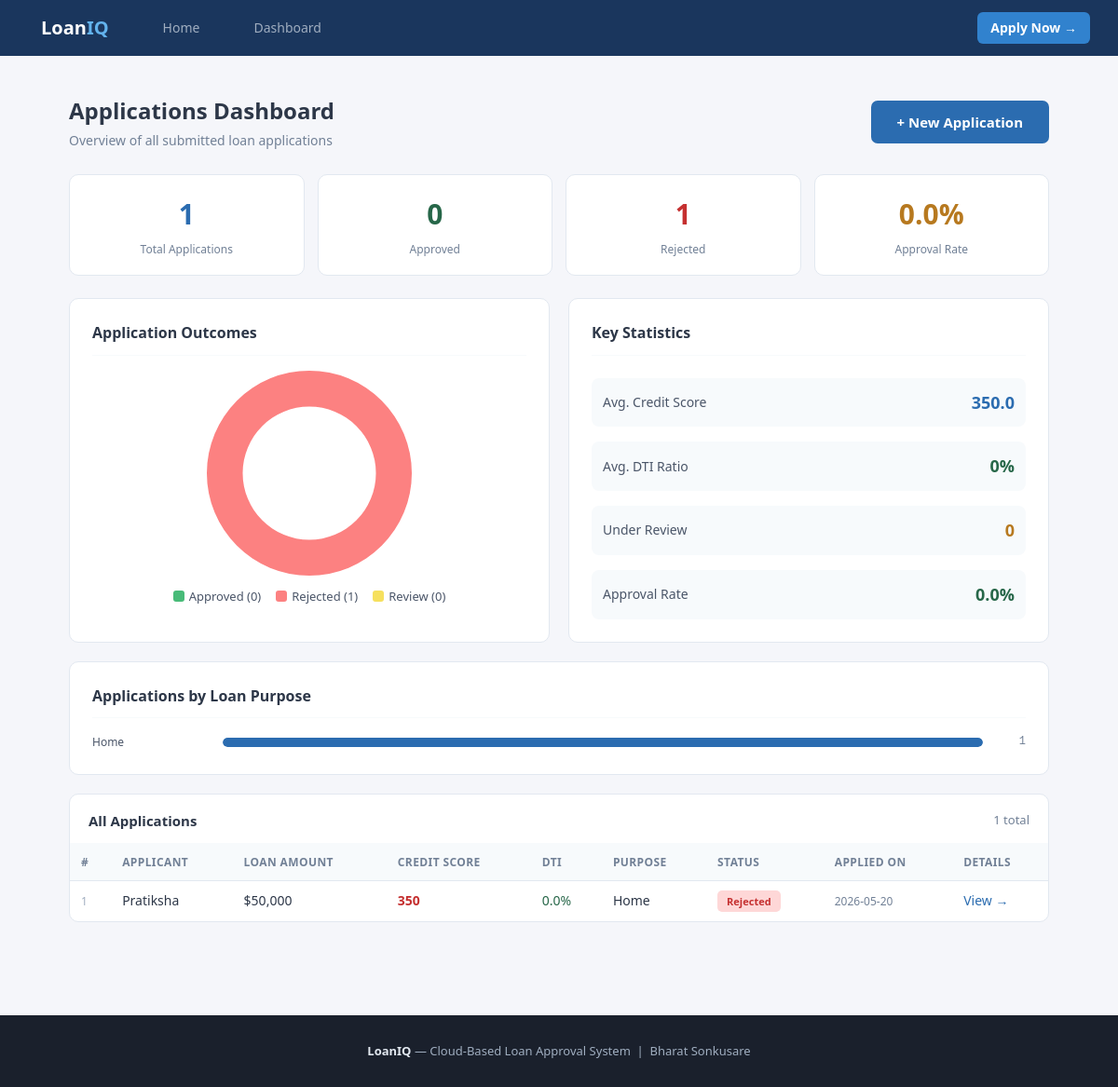
/dashboard, run on the app's committed database.
### tables this page shows
CREATE TABLE applications (
            id          INTEGER PRIMARY KEY AUTOINCREMENT,
            full_name   TEXT NOT NULL,
            age         INTEGER,
            email       TEXT,
            phone       TEXT,
            employment  TEXT,
            income      REAL NOT NULL,
            existing_debt REAL DEFAULT 0,
            credit_score  INTEGER NOT NULL,
            loan_amount   REAL NOT NULL,
            loan_purpose  TEXT,
            loan_term     INTEGER DEFAULT 36,
            status        TEXT DEFAULT 'Pending',
            dti_ratio     REAL,
            result_note   TEXT,
            applied_at    TEXT DEFAULT (datetime('now'))
        );

### app.py (the view)
@app.route("/dashboard")
def dashboard():
    conn = get_db()
    apps      = conn.execute("SELECT * FROM applications ORDER BY applied_at DESC").fetchall()
    total     = conn.execute("SELECT COUNT(*) AS n FROM applications").fetchone()["n"]
    approved  = conn.execute("SELECT COUNT(*) AS n FROM applications WHERE status='Approved'").fetchone()["n"]
    rejected  = conn.execute("SELECT COUNT(*) AS n FROM applications WHERE status='Rejected'").fetchone()["n"]
    review    = conn.execute("SELECT COUNT(*) AS n FROM applications WHERE status='Under Review'").fetchone()["n"]
    avg_credit= conn.execute("SELECT ROUND(AVG(credit_score),1) AS v FROM applications").fetchone()["v"] or 0
    avg_dti   = conn.execute("SELECT ROUND(AVG(dti_ratio),1) AS v FROM applications").fetchone()["v"] or 0
    purposes  = conn.execute("""
        SELECT loan_purpose, COUNT(*) AS total,
               SUM(CASE WHEN status='Approved' THEN 1 ELSE 0 END) AS approved
        FROM applications GROUP BY loan_purpose
    """).fetchall()
    conn.close()
    rate = round(approved / total * 100, 1) if total else 0
    return render_template("dashboard.html",
        apps=apps, total=total, approved=approved, rejected=rejected,
        review=review, rate=rate, avg_credit=avg_credit, avg_dti=avg_dti,
        purposes=purposes)

### app.py (called while the page is built)
def get_db():
    conn = sqlite3.connect(DB)
    conn.row_factory = sqlite3.Row
    return conn

### templates/dashboard.html (shortened to what this page needs)
<!DOCTYPE html>
<html lang="en">
<head>
  <link rel="stylesheet" href="{{ url_for('static', filename='css/style.css') }}"/>
</head>
<body>
<nav class="navbar">
  <a class="brand" href="/">Loan<span>IQ</span></a>
  <a href="/">Home</a>
  <a href="/dashboard">Dashboard</a>
  <a href="/apply" class="nav-apply">Apply Now →</a>
</nav>
<div class="container">
  <div style="display: flex; align-items: center; justify-content: space-between; margin-bottom: 24px;">
    <div>
      <h2 style="font-size: 24px; font-weight: 700;">Applications Dashboard</h2>
      <p style="color: #718096; margin-top: 2px; font-size: 14px;">Overview of all submitted loan applications</p>
    </div>
    <a href="/apply" class="btn btn-primary">+ New Application</a>
  </div>
  <div class="metrics">
    <div class="metric m-blue">
      <div class="metric-num">{{ total }}</div>
      <div class="metric-label">Total Applications</div>
    </div>
    <div class="metric m-green">
      <div class="metric-num">{{ approved }}</div>
      <div class="metric-label">Approved</div>
    </div>
    <div class="metric m-red">
      <div class="metric-num">{{ rejected }}</div>
      <div class="metric-label">Rejected</div>
    </div>
    <div class="metric m-amber">
      <div class="metric-num">{{ rate }}%</div>
      <div class="metric-label">Approval Rate</div>
    </div>
  </div>
  <div class="two-col">
    <div class="card">
      <h3>Application Outcomes</h3>
      {% if total > 0 %}
      <div style="height: 220px; position: relative;">
        <canvas id="outcomeChart"></canvas>
      </div>
      <div style="display: flex; gap: 16px; margin-top: 12px; justify-content: center; flex-wrap: wrap;">
        <span style="font-size: 13px; color: #4a5568; display: flex; align-items: center; gap: 5px;">
          <span style="width: 12px; height: 12px; background: #48bb78; border-radius: 3px; display: inline-block;"></span>Approved ({{ approved }})
        </span>
        <span style="font-size: 13px; color: #4a5568; display: flex; align-items: center; gap: 5px;">
          <span style="width: 12px; height: 12px; background: #fc8181; border-radius: 3px; display: inline-block;"></span>Rejected ({{ rejected }})
        </span>
        <span style="font-size: 13px; color: #4a5568; display: flex; align-items: center; gap: 5px;">
          <span style="width: 12px; height: 12px; background: #f6e05e; border-radius: 3px; display: inline-block;"></span>Review ({{ review }})
        </span>
      </div>
      {% else %}
      <p style="color: #a0aec0; text-align: center; padding: 40px 0; font-size: 14px;">No applications yet. <a href="/apply" style="color: #2b6cb0;">Submit one →</a></p>
      {% endif %}
    </div>
    <div class="card">
      <h3>Key Statistics</h3>
      <div style="display: flex; flex-direction: column; gap: 16px; padding-top: 8px;">
        <div style="display: flex; justify-content: space-between; align-items: center; padding: 12px; background: #f7fafc; border-radius: 8px;">
          <span style="font-size: 14px; color: #4a5568;">Avg. Credit Score</span>
          <span style="font-size: 18px; font-weight: 700; color: #2b6cb0;">{{ avg_credit }}</span>
        </div>
        <div style="display: flex; justify-content: space-between; align-items: center; padding: 12px; background: #f7fafc; border-radius: 8px;">
          <span style="font-size: 14px; color: #4a5568;">Avg. DTI Ratio</span>
          <span style="font-size: 18px; font-weight: 700; color: {% if avg_dti < 30 %}#276749{% elif avg_dti < 43 %}#b7791f{% else %}#c53030{% endif %}">{{ avg_dti }}%</span>
        </div>
        <div style="display: flex; justify-content: space-between; align-items: center; padding: 12px; background: #f7fafc; border-radius: 8px;">
          <span style="font-size: 14px; color: #4a5568;">Under Review</span>
          <span style="font-size: 18px; font-weight: 700; color: #b7791f;">{{ review }}</span>
        </div>
        <div style="display: flex; justify-content: space-between; align-items: center; padding: 12px; background: #f7fafc; border-radius: 8px;">
          <span style="font-size: 14px; color: #4a5568;">Approval Rate</span>
          <span style="font-size: 18px; font-weight: 700; color: #276749;">{{ rate }}%</span>
        </div>
      </div>
    </div>
  </div>
  {% if purposes %}
  <div class="card">
    <h3>Applications by Loan Purpose</h3>
    <div class="bar-chart">
      {% for p in purposes %}
      <div class="bar-row">
        <div class="bar-lbl" style="text-transform: capitalize;">{{ p.loan_purpose or 'Other' }}</div>
        <div class="bar-track">
          <div class="bar-fill" style="width: {{ (p.total / total * 100)|round|int }}%;"></div>
        </div>
        <div class="bar-val">{{ p.total }}</div>
      </div>
      {% endfor %}
    </div>
  </div>
  {% endif %}
  <div class="card" style="padding: 0; overflow: hidden;">
    <div style="padding: 16px 20px 12px; border-bottom: 1px solid #f7fafc; display: flex; justify-content: space-between; align-items: center;">
      <strong style="font-size: 15px;">All Applications</strong>
      <span style="font-size: 13px; color: #718096;">{{ total }} total</span>
    </div>
    {% if apps %}
    <div class="table-wrap">
      <table>
        <thead>
          <tr>
            <th>#</th>
            <th>Applicant</th>
            <th>Loan Amount</th>
            <th>Credit Score</th>
            <th>DTI</th>
            <th>Purpose</th>
            <th>Status</th>
            <th>Applied On</th>
            <th>Details</th>
          </tr>
        </thead>
        <tbody>
          {% for a in apps %}
          <tr>
            <td style="color: #a0aec0; font-size: 12px;">{{ a.id }}</td>
            <td style="font-weight: 500;">{{ a.full_name }}</td>
            <td>${{ "{:,.0f}".format(a.loan_amount) }}</td>
            <td style="font-weight: 600; color: {% if a.credit_score >= 720 %}#276749{% elif a.credit_score >= 650 %}#b7791f{% else %}#c53030{% endif %}">
              {{ a.credit_score }}
            </td>
            <td style="color: {% if a.dti_ratio < 30 %}#276749{% elif a.dti_ratio < 43 %}#b7791f{% else %}#c53030{% endif %}">
              {{ a.dti_ratio }}%
            </td>
            <td style="text-transform: capitalize;">{{ a.loan_purpose }}</td>
            <td>
              <span class="badge {% if a.status == 'Approved' %}b-approved{% elif a.status == 'Rejected' %}b-rejected{% elif a.status == 'Under Review' %}b-review{% else %}b-pending{% endif %}">
                {{ a.status }}
              </span>
            </td>
            <td style="font-size: 12px; color: #718096;">{{ a.applied_at[:10] }}</td>
            <td><a href="/application/{{ a.id }}">View →</a></td>
          </tr>
          {% endfor %}
        </tbody>
      </table>
    </div>
    {% else %}
    <div style="text-align: center; padding: 50px; color: #a0aec0;">
      <p style="font-size: 16px; margin-bottom: 12px;">No applications yet.</p>
      <a href="/apply" class="btn btn-primary">Submit First Application →</a>
    </div>
    {% endif %}
  </div>
</div>
<footer>
  <strong>LoanIQ</strong> — Cloud-Based Loan Approval System &nbsp;|&nbsp; Bharat Sonkusare
</footer>
{% if total > 0 %}
<script>
new Chart(document.getElementById('outcomeChart'), {
  type: 'doughnut',
  data: {
    labels: ['Approved', 'Rejected', 'Under Review'],
    datasets: [{
      data: [{{ approved }}, {{ rejected }}, {{ review }}],
      backgroundColor: ['#48bb78', '#fc8181', '#f6e05e'],
      borderWidth: 0,
      hoverOffset: 4
    }]
  },
  options: {
    responsive: true,
    maintainAspectRatio: false,
    cutout: '65%',
    plugins: { legend: { display: false } }
  }
});
</script>
{% endif %}
</body>
</html>

### static/css/style.css (style rules this page uses)
* { box-sizing: border-box; margin: 0; padding: 0; }
body { font-family: 'Segoe UI', Arial, sans-serif; background: #f5f6fa; color: #2d3748; font-size: 15px; line-height: 1.6; }
.navbar { background: #1a365d; padding: 0 30px; height: 60px; display: flex; align-items: center; gap: 30px; }
.navbar .brand { color: #fff; font-size: 20px; font-weight: 700; text-decoration: none; }
.navbar .brand span { color: #63b3ed; }
.navbar a { color: #a0aec0; text-decoration: none; font-size: 14px; padding: 6px 14px; border-radius: 6px; transition: all 0.2s; }
.navbar .nav-apply { margin-left: auto; background: #3182ce; color: #fff !important; font-weight: 600; }
.container { max-width: 1100px; margin: 0 auto; padding: 40px 24px; }
.card { background: #fff; border: 1px solid #e2e8f0; border-radius: 10px; padding: 24px; margin-bottom: 20px; }
.card h3 { font-size: 16px; font-weight: 600; margin-bottom: 16px; padding-bottom: 10px; border-bottom: 1px solid #f7fafc; color: #2d3748; }
.btn { display: inline-block; padding: 11px 28px; border-radius: 7px; font-size: 15px; font-weight: 600; cursor: pointer; text-decoration: none; border: none; transition: all 0.15s; }
.btn-primary { background: #2b6cb0; color: #fff; }
.table-wrap { overflow-x: auto; }
table { width: 100%; border-collapse: collapse; font-size: 14px; }
thead th { text-align: left; padding: 10px 12px; font-size: 12px; font-weight: 600; color: #718096; background: #f7fafc; border-bottom: 1px solid #e2e8f0; text-transform: uppercase; letter-spacing: .4px; }
tbody td { padding: 10px 12px; border-bottom: 1px solid #f7fafc; }
tbody tr:last-child td { border-bottom: none; }
table a { color: #2b6cb0; text-decoration: none; }
.badge { display: inline-block; font-size: 11px; font-weight: 700; padding: 3px 10px; border-radius: 5px; }
.b-rejected { background: #fed7d7; color: #c53030; }
.metrics { display: grid; grid-template-columns: repeat(4, 1fr); gap: 14px; margin-bottom: 24px; }
.metric { background: #fff; border: 1px solid #e2e8f0; border-radius: 10px; padding: 18px; text-align: center; }
.metric-num { font-size: 30px; font-weight: 700; }
.metric-label { font-size: 12px; color: #718096; margin-top: 4px; }
.m-blue .metric-num { color: #2b6cb0; }
.m-green .metric-num { color: #276749; }
.m-red .metric-num { color: #c53030; }
.m-amber .metric-num { color: #b7791f; }
.bar-chart { display: flex; flex-direction: column; gap: 10px; }
.bar-row { display: flex; align-items: center; gap: 10px; font-size: 13px; }
.bar-lbl { width: 130px; color: #4a5568; flex-shrink: 0; font-size: 12px; }
.bar-track { flex: 1; background: #edf2f7; border-radius: 99px; height: 10px; overflow: hidden; }
.bar-fill { height: 100%; border-radius: 99px; background: #2b6cb0; transition: width .6s; }
.bar-val { width: 36px; text-align: right; font-size: 12px; color: #718096; font-family: monospace; }
.two-col { display: grid; grid-template-columns: 1fr 1fr; gap: 20px; }
footer { background: #1a202c; color: #a0aec0; text-align: center; padding: 28px; font-size: 13px; margin-top: 40px; }
footer strong { color: #e2e8f0; }

### data on the page
applications: loan_purpose "Home", {{ (p.total / total * 100)|round|int }} 100 (drawn), total "1", id "1", full_name "Pratiksha", loan_amount "50,000", credit_score "350", dti_ratio "0.0", status "Rejected", applied_at "2026-05-20"

### other printed values
{{ total }} "1"
{{ approved }} "0"
{{ rejected }} "1"
{{ rate }} "0.0"
{{ review }} "0"
{{ avg_credit }} "350.0"
{{ avg_dti }} "0"
chart data {{ approved }} 0
chart data {{ review }} 0
